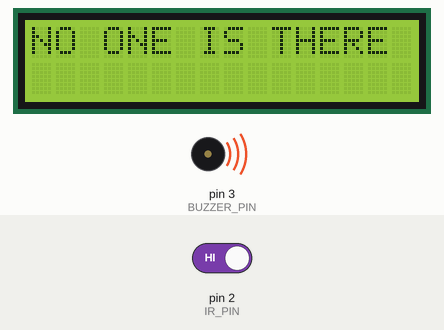
Bench run of a sketch on a simulated Arduino Uno, built with avr-gcc and run on an emulated ATmega328P. Shown: 16×2 character LCD, buzzer (waves = sounding, pin HIGH). Inputs (shaded band) come from the test bench; at power-on: pin 2 (IR_PIN) HIGH.

Above: at 1.2 s.
1.3 s: pin 2 (IR_PIN) driven LOW
At 2.0 s:
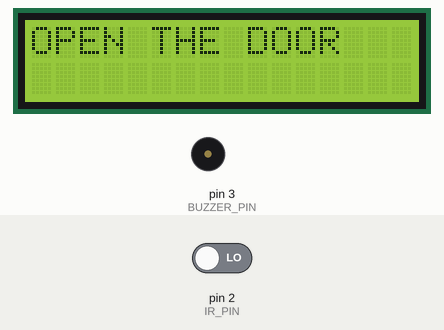
3.1 s: pin 2 (IR_PIN) driven HIGH
At 3.7 s:
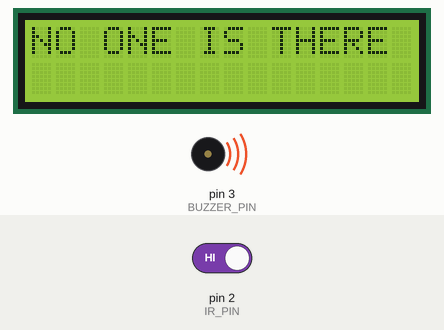
Timing chart, 0 to 6.1 s (numbered marks = the images above; inputs shaded):
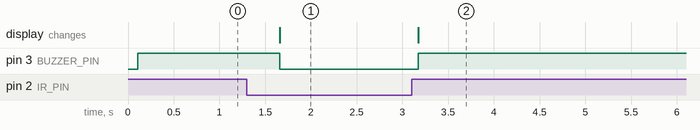

The sketch:

Touchless_Door_Alarm.ino
```cpp
// (licence header left out)
#include <Wire.h>
#include <LiquidCrystal_I2C.h>

#define IR_PIN 2
#define BUZZER_PIN 3
#define I2C_ADDR 0x27
#define LCD_COLS 16
#define LCD_ROWS 2

LiquidCrystal_I2C lcd(I2C_ADDR, LCD_COLS, LCD_ROWS);

void setup() {
  pinMode(IR_PIN, INPUT);
  pinMode(BUZZER_PIN, OUTPUT);
  lcd.init();
  lcd.backlight();
  lcd.print("Touchless Door ");
  lcd.setCursor(0, 1);
  lcd.print("     System");
}

void loop() {
  int irValue = digitalRead(IR_PIN);
  if (irValue == LOW) {
    lcd.clear();
    lcd.setCursor(0, 0);
    lcd.print("OPEN THE DOOR");
    digitalWrite(BUZZER_PIN, LOW);
    delay(500); //beep for 0.5 second
    digitalWrite(BUZZER_PIN, LOW);
    delay(1000); //wait for 1 second
  } else {
    lcd.clear();
    lcd.setCursor(0, 0);
    lcd.print("NO ONE IS THERE");
    digitalWrite(BUZZER_PIN, HIGH);
    delay(500); //wait for 0.5 second
  }
}
```

Measured:
- after the input at 1.3 s, pin 3 (BUZZER_PIN): HIGH → LOW after 0.36 s; the display: changes after 0.36 s (image 1)
- after the input at 3.1 s, pin 3 (BUZZER_PIN): LOW → HIGH after 0.07 s; the display: changes after 0.07 s (image 2)
